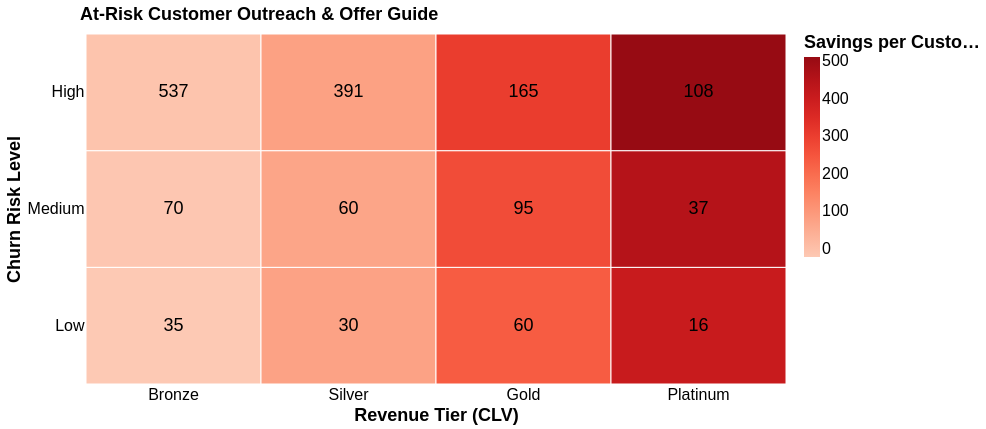

Notebook code cell kept with this figure:
### Code cell
dfp = df_summary_per_clv_tier_risk_level.copy()

ptitle = alt.TitleParams(
    # text="At-Risk Priority Matrix (by CLV Tier)",
    text="At-Risk Customer Outreach & Offer Guide",
    fontSize=18,
    font="Arial",
    anchor="start",
    orient="top",
    dx=75,
    offset=10,
)
fig_size = dict(width=700, height=350)

base = alt.Chart(dfp).encode(
    x=alt.X(
        "value_tier:N",
        title="Revenue Tier (CLV)",
        sort=["Bronze", "Silver", "Gold", "Platinum"],
    ),
    y=alt.Y(
        "risk_level:N",
        title="Churn Risk Level",
        sort=["High", "Medium", "Low"],
    ),
)
heatmap = base.mark_rect(stroke="white", strokeWidth=1.0).encode(
    color=alt.Color(
        "expected_savings_per_customer:Q",
        scale=alt.Scale(scheme="reds"),
        legend=alt.Legend(title="Savings per Customer"),
    ),
    tooltip=[
        alt.Tooltip("risk_level:N", title="Risk Level"),
        alt.Tooltip("value_tier:N", title="Revenue (CLV) Tier"),
        alt.Tooltip(
            "y_pred_proba:Q", format=",.2f", title="Avg. Predicted Probability"
        ),
        alt.Tooltip("clv:Q", format=",.2f", title="Avg. CLV"),
        alt.Tooltip("num_customers:Q", title="Number of At-Risk Customers"),
        alt.Tooltip("save_offer:N", title="Recommendation"),
        alt.Tooltip(
            "total_intervention_cost:Q", format=",.2f", title="Total Cost"
        ),
        alt.Tooltip(
            "expected_savings:Q", format=",.2f", title="Expected Savings"
        ),
        alt.Tooltip("true_savings:Q", format=",.2f", title="True Savings"),
        alt.Tooltip(
            "savings_error_pct:Q", format=",.2f", title="Savings Error (%)"
        ),
    ],
)
text = base.mark_text(baseline="middle", fontSize=18).encode(
    text="num_customers:Q",
    color=alt.condition(
        alt.datum.count > (dfp["num_customers"].max() * 0.5),
        alt.value("white"),
        alt.value("black"),
    ),
)

chart = alt.layer(heatmap, text).properties(title=ptitle, **fig_size)
chart = vzu.customize_altair_chart(chart, 0, 16, 18)
chart

### Figure 1 — Vega-Lite specification as saved in the notebook (floating-point values rounded to 4 significant figures)
{"config": {"view": {"continuousWidth": 300, "continuousHeight": 300, "stroke": null}, "axis": {"domain": false, "grid": false, "labelAngle": 0, "labelFontSize": 16, "ticks": false, "titleFontSize": 18}, "legend": {"labelFontSize": 16, "titleFontSize": 18}}, "layer": [{"mark": {"type": "rect", "stroke": "white", "strokeWidth": 1.0}, "encoding": {"color": {"field": "expected_savings_per_customer", "legend": {"title": "Savings per Customer"}, "scale": {"scheme": "reds"}, "type": "quantitative"}, "tooltip": [{"field": "risk_level", "title": "Risk Level", "type": "nominal"}, {"field": "value_tier", "title": "Revenue (CLV) Tier", "type": "nominal"}, {"field": "y_pred_proba", "format": ",.2f", "title": "Avg. Predicted Probability", "type": "quantitative"}, {"field": "clv", "format": ",.2f", "title": "Avg. CLV", "type": "quantitative"}, {"field": "num_customers", "title": "Number of At-Risk Customers", "type": "quantitative"}, {"field": "save_offer", "title": "Recommendation", "type": "nominal"}, {"field": "total_intervention_cost", "format": ",.2f", "title": "Total Cost", "type": "quantitative"}, {"field": "expected_savings", "format": ",.2f", "title": "Expected Savings", "type": "quantitative"}, {"field": "true_savings", "format": ",.2f", "title": "True Savings", "type": "quantitative"}, {"field": "savings_error_pct", "format": ",.2f", "title": "Savings Error (%)", "type": "quantitative"}], "x": {"field": "value_tier", "sort": ["Bronze", "Silver", "Gold", "Platinum"], "title": "Revenue Tier (CLV)", "type": "nominal"}, "y": {"field": "risk_level", "sort": ["High", "Medium", "Low"], "title": "Churn Risk Level", "type": "nominal"}}}, {"mark": {"type": "text", "baseline": "middle", "fontSize": 18}, "encoding": {"color": {"condition": {"test": "(datum.count > 268.5)", "value": "white"}, "value": "black"}, "text": {"field": "num_customers", "type": "quantitative"}, "x": {"field": "value_tier", "sort": ["Bronze", "Silver", "Gold", "Platinum"], "title": "Revenue Tier (CLV)", "type": "nominal"}, "y": {"field": "risk_level", "sort": ["High", "Medium", "Low"], "title": "Churn Risk Level", "type": "nominal"}}}], "data": {"name": "data-bd48c347ebc0a80ee6de9803610ba2fa"}, "height": 350, "title": {"text": "At-Risk Customer Outreach & Offer Guide", "anchor": "start", "dx": 75, "font": "Arial", "fontSize": 18, "offset": 10, "orient": "top"}, "width": 700, "$schema": "https://vega.github.io/schema/vega-lite/v6.1.0.json", "datasets": {"data-bd48c347ebc0a80ee6de9803610ba2fa": [{"risk_level": "Low", "value_tier": "Bronze", "save_offer": "Standard Monthly Newsletter + Feature Education", "true_savings": -1233.0, "expected_savings": -772.9, "num_customers": 35, "y_pred_proba": 0.7719, "clv": 90.31, "total_intervention_cost": 1750, "expected_savings_per_customer": -22.08, "savings_error_pct": -37.3}, {"risk_level": "Low", "value_tier": "Silver", "save_offer": "Targeted In-App Notification + New Category Cashback Boost", "true_savings": 2188.0, "expected_savings": 2227.0, "num_customers": 30, "y_pred_proba": 0.7816, "clv": 396.6, "total_intervention_cost": 1500, "expected_savings_per_customer": 74.23, "savings_error_pct": 1.783}, {"risk_level": "Low", "value_tier": "Gold", "save_offer": "Personalized Email + 0% Balance Transfer Offer for 6 Months", "true_savings": 11690.0, "expected_savings": 14060.0, "num_customers": 60, "y_pred_proba": 0.769, "clv": 922.9, "total_intervention_cost": 3000, "expected_savings_per_customer": 234.4, "savings_error_pct": 20.29}, {"risk_level": "Low", "value_tier": "Platinum", "save_offer": "Priority Relationship Manager Check-in + Luxury Lounge Access Upgrade", "true_savings": 7514.0, "expected_savings": 6453.0, "num_customers": 16, "y_pred_proba": 0.7725, "clv": 1466.0, "total_intervention_cost": 800, "expected_savings_per_customer": 403.3, "savings_error_pct": -14.12}, {"risk_level": "Medium", "value_tier": "Bronze", "save_offer": "Standard Monthly Newsletter + Feature Education", "true_savings": -1620.0, "expected_savings": -1063.0, "num_customers": 70, "y_pred_proba": 0.8596, "clv": 101.1, "total_intervention_cost": 3500, "expected_savings_per_customer": -15.19, "savings_error_pct": -34.37}, {"risk_level": "Medium", "value_tier": "Silver", "save_offer": "Targeted In-App Notification + New Category Cashback Boost", "true_savings": 3287.0, "expected_savings": 4043.0, "num_customers": 60, "y_pred_proba": 0.8582, "clv": 341.9, "total_intervention_cost": 3000, "expected_savings_per_customer": 67.38, "savings_error_pct": 22.98}, {"risk_level": "Medium", "value_tier": "Gold", "save_offer": "Personalized Email + 0% Balance Transfer Offer for 6 Months", "true_savings": 27430.0, "expected_savings": 25520.0, "num_customers": 95, "y_pred_proba": 0.8601, "clv": 926.2, "total_intervention_cost": 4750, "expected_savings_per_customer": 268.6, "savings_error_pct": -6.962}, {"risk_level": "Medium", "value_tier": "Platinum", "save_offer": "Priority Relationship Manager Check-in + Luxury Lounge Access Upgrade", "true_savings": 16760.0, "expected_savings": 16660.0, "num_customers": 37, "y_pred_proba": 0.8615, "clv": 1451.0, "total_intervention_cost": 1850, "expected_savings_per_customer": 450.1, "savings_error_pct": -0.6192}, {"risk_level": "High", "value_tier": "Bronze", "save_offer": "Automated Email + Satisfaction Survey", "true_savings": -5040.0, "expected_savings": -4691.0, "num_customers": 537, "y_pred_proba": 0.9715, "clv": 106.2, "total_intervention_cost": 26850, "expected_savings_per_customer": -8.736, "savings_error_pct": -6.925}, {"risk_level": "High", "value_tier": "Silver", "save_offer": "Automated 'We Miss You' Email + 5k Bonus Points on Next Spend", "true_savings": 30870.0, "expected_savings": 30410.0, "num_customers": 391, "y_pred_proba": 0.9684, "clv": 330.2, "total_intervention_cost": 19550, "expected_savings_per_customer": 77.77, "savings_error_pct": -1.476}, {"risk_level": "High", "value_tier": "Gold", "save_offer": "Retention Team Call + 50% Annual Fee Rebate + 10k Points", "true_savings": 51840.0, "expected_savings": 49960.0, "num_customers": 165, "y_pred_proba": 0.9529, "clv": 926.0, "total_intervention_cost": 8250, "expected_savings_per_customer": 302.8, "savings_error_pct": -3.633}, {"risk_level": "High", "value_tier": "Platinum", "save_offer": "Personalized Executive Call + 1-Year Fee Waiver + 25k Points", "true_savings": 56770.0, "expected_savings": 55140.0, "num_customers": 108, "y_pred_proba": 0.9548, "clv": 1468.0, "total_intervention_cost": 5400, "expected_savings_per_customer": 510.6, "savings_error_pct": -2.873}]}}
